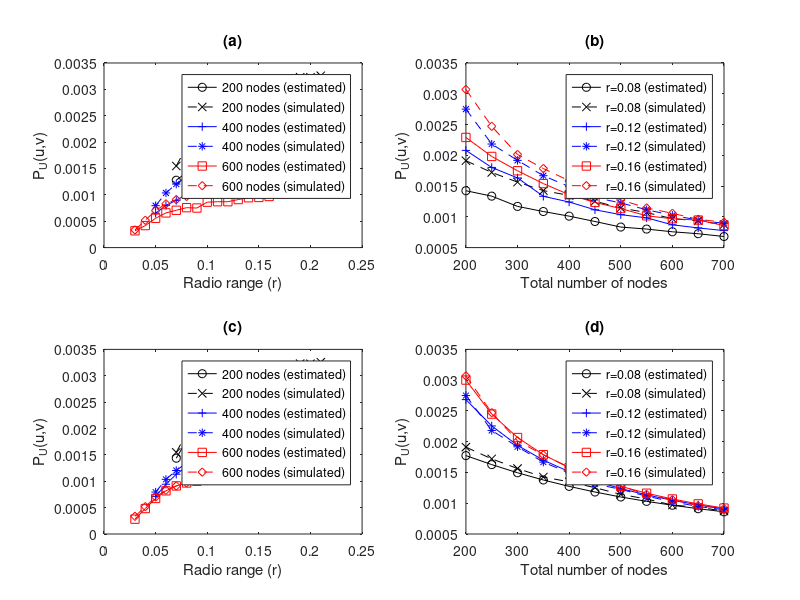

Write MATLAB code to recreate this figure.
% Generates figure ZBS-prob3
% Raw data from exp7.R

r200 = [0.07, 0.08, 0.09, 0.10, 0.11, 0.12, 0.13, 0.14, 0.15, 0.16, 0.17, 0.18, 0.19, 0.20, 0.21];
r250 = [0.07, 0.08, 0.09, 0.10, 0.11, 0.12, 0.13, 0.14, 0.15, 0.16, 0.17, 0.18, 0.19, 0.20, 0.21];
r300 = [0.06, 0.07, 0.08, 0.09, 0.10, 0.11, 0.12, 0.13, 0.14, 0.15, 0.16, 0.17, 0.18, 0.19, 0.20];
r350 = [0.06, 0.07, 0.08, 0.09, 0.10, 0.11, 0.12, 0.13, 0.14, 0.15, 0.16, 0.17, 0.18, 0.19, 0.20];
r400 = [0.05, 0.06, 0.07, 0.08, 0.09, 0.10, 0.11, 0.12, 0.13, 0.14, 0.15, 0.16, 0.17, 0.18, 0.19];
r450 = [0.05, 0.06, 0.07, 0.08, 0.09, 0.10, 0.11, 0.12, 0.13, 0.14, 0.15, 0.16, 0.17, 0.18, 0.19];
r500 = [0.04, 0.05, 0.06, 0.07, 0.08, 0.09, 0.10, 0.11, 0.12, 0.13, 0.14, 0.15, 0.16, 0.17, 0.18];
r550 = [0.04, 0.05, 0.06, 0.07, 0.08, 0.09, 0.10, 0.11, 0.12, 0.13, 0.14, 0.15, 0.16, 0.17, 0.18];
r600 = [0.03, 0.04, 0.05, 0.06, 0.07, 0.08, 0.09, 0.10, 0.11, 0.12, 0.13, 0.14, 0.15, 0.16, 0.17];
r650 = [0.03, 0.04, 0.05, 0.06, 0.07, 0.08, 0.09, 0.10, 0.11, 0.12, 0.13, 0.14, 0.15, 0.16, 0.17];
r700 = [0.02, 0.03, 0.04, 0.05, 0.06, 0.07, 0.08, 0.09, 0.10, 0.11, 0.12, 0.13, 0.14, 0.15, 0.16];

% R means Raw
P_U200R = [0.001547, 0.001912, 0.002234, 0.002450, 0.002666, 0.002750, 0.002903, 0.002946, 0.003055, 0.003069, 0.003042, 0.003108, 0.003230, 0.003228, 0.003258];
P_U250R = [0.001454, 0.001721, 0.001974, 0.002048, 0.002172, 0.002183, 0.002277, 0.002317, 0.002383, 0.002471, 0.002461, 0.002534, 0.002557, 0.002564, 0.002558];
P_U300R = [0.001155, 0.001373, 0.001564, 0.001747, 0.001838, 0.001911, 0.001917, 0.002004, 0.001985, 0.001981, 0.002013, 0.002021, 0.002085, 0.002148, 0.002152];
P_U350R = [0.001076, 0.001300, 0.001426, 0.001565, 0.001657, 0.001661, 0.001668, 0.001716, 0.001749, 0.001785, 0.001785, 0.001781, 0.001817, 0.001848, 0.001810];
P_U400R = [0.000795, 0.001036, 0.001204, 0.001348, 0.001477, 0.001489, 0.001494, 0.001491, 0.001499, 0.001508, 0.001542, 0.001586, 0.001598, 0.001619, 0.001623];
P_U450R = [0.000756, 0.000973, 0.001163, 0.001253, 0.001349, 0.001384, 0.001361, 0.001314, 0.001355, 0.001382, 0.001422, 0.001447, 0.001445, 0.001434, 0.001487];
P_U500R = [0.000548, 0.000746, 0.000902, 0.001030, 0.001144, 0.001255, 0.001276, 0.001210, 0.001226, 0.001236, 0.001228, 0.001249, 0.001275, 0.001264, 0.001236];
P_U550R = [0.000539, 0.000705, 0.000879, 0.000986, 0.001069, 0.001147, 0.001147, 0.001105, 0.001115, 0.001107, 0.001140, 0.001128, 0.001145, 0.001169, 0.001179];
P_U600R = [0.000335, 0.000518, 0.000702, 0.000830, 0.000911, 0.000970, 0.001043, 0.001010, 0.001030, 0.001025, 0.001032, 0.001027, 0.001029, 0.001057, 0.001051];
P_U650R = [0.000329, 0.000508, 0.000669, 0.000791, 0.000883, 0.000935, 0.000964, 0.000969, 0.000936, 0.000947, 0.000964, 0.000961, 0.000945, 0.000960, 0.000971];
P_U700R = [0.000160, 0.000325, 0.000504, 0.000644, 0.000739, 0.000802, 0.000873, 0.000882, 0.000889, 0.000898, 0.000894, 0.000905, 0.000876, 0.000888, 0.000911];

n_array = [200, 250, 300, 350, 400, 450, 500, 550, 600, 650, 700];

% R means Raw
P_U008R = [0.001912, 0.001721, 0.001564, 0.001426, 0.001348, 0.001253, 0.001144, 0.001069, 0.000970, 0.000935, 0.000873];
P_U012R = [0.002750, 0.002183, 0.001917, 0.001668, 0.001491, 0.001314, 0.001226, 0.001115, 0.001025, 0.000947, 0.000894];
P_U016R = [0.003069, 0.002471, 0.002013, 0.001785, 0.001586, 0.001447, 0.001275, 0.001145, 0.001057, 0.000960, 0.000911];

sigma = [	% From a.xls for k=1:60
1.148359264, 
1.24224756 ,
1.324327376,
1.398556399,
1.42577628 ,
1.478504988,
1.505300634,
1.530001634,
1.558994868,
1.589912891,
1.60128386 ,
1.616833943,
1.628118546,
1.644446715,
1.676978831,
1.68463824 ,
1.680960142,
1.692743631,
1.706021981,
1.714721552,
1.717018928,
1.728896469,
1.72663314 ,
1.738282773,
1.748649193,
1.75472391 ,
1.759416949,
1.760128688,
1.769109098,
1.770747582,
1.777577846,
1.779811226,
1.781213631,
1.788004754,
1.792861958,
1.793909139,
1.795260705,
1.798126247,
1.801043864,
1.805415465,
1.801571259,
1.811608401,
1.811076752,
1.819349059,
1.819215215,
1.820560353,
1.816816722,
1.825232314,
1.823967379,
1.82863501 ,
1.82863501 ,
1.827867063,
1.833320212,
1.832966721,
1.838617687,
1.839045133,
1.843507798,
1.843903197,
1.843646929,
1.848080355];

clf;
hold all;

% constants
a1 = -0.000124; a2 = 0.1304; b = 1.5356; c = 0.1745;

% n = 200, 400, 600
n = 200; P_U200 = 0; P_U200F = 0;
for i = 1:size(r200, 2)
	p = pi*r200(i)*r200(i);
	k = ceil(p*n)-1;
	sigmasq = sigma(k)*sigma(k);
	P_U200(i) = 8*(1-sigmasq)*acos(sigma(k)/2) + sigma(k)*(2+sigmasq)*sqrt(4-sigmasq);
	P_U200(i) = P_U200(i)*p/(4*pi*(4-sigmasq));	
end
for i = 1:size(r200, 2)
	lambda = (a1*n+a2)/(r200(i)^3) + b*n + c;
	tmp = (3*sqrt(3)-4*pi)*r200(i)*r200(i)*lambda;
	P_U200F(i) = (1+(1/6)*exp(tmp/6)*(-6+tmp))/lambda;
end

n = 400; P_U400 = 0; P_U400T = 0;
for i = 1:size(r400, 2)
	p = pi*r400(i)*r400(i);
	k = ceil(p*n)-1;
	sigmasq = sigma(k)*sigma(k);
	P_U400(i) = 8*(1-sigmasq)*acos(sigma(k)/2) + sigma(k)*(2+sigmasq)*sqrt(4-sigmasq);
	P_U400(i) = P_U400(i)*p/(4*pi*(4-sigmasq));	
end
for i = 1:size(r400, 2)
	lambda = (a1*n+a2)/(r400(i)^3) + b*n + c;
	tmp = (3*sqrt(3)-4*pi)*r400(i)*r400(i)*lambda;
	P_U400F(i) = (1+(1/6)*exp(tmp/6)*(-6+tmp))/lambda;
end

n = 600; P_U600 = 0; P_U600F = 0;
for i = 1:size(r600, 2)
	p = pi*r600(i)*r600(i);
	k = ceil(p*n)-1;
	sigmasq = sigma(k)*sigma(k);
	P_U600(i) = 8*(1-sigmasq)*acos(sigma(k)/2) + sigma(k)*(2+sigmasq)*sqrt(4-sigmasq);
	P_U600(i) = P_U600(i)*p/(4*pi*(4-sigmasq));	
end
for i = 1:size(r600, 2)
	lambda = (a1*n+a2)/(r600(i)^3) + b*n + c;
	tmp = (3*sqrt(3)-4*pi)*r600(i)*r600(i)*lambda;
	P_U600F(i) = (1+(1/6)*exp(tmp/6)*(-6+tmp))/lambda;
end

subplot(2,2,1);
plot(r200, P_U200,  'ko-', ...
	 r200, P_U200R, 'kx--', ...
	 r400, P_U400,  'b+-', ...
	 r400, P_U400R, 'b*--', ...	 
	 r600, P_U600,  'rs-', ...
	 r600, P_U600R, 'rd--');
title('(a)')
xlabel('Radio range (r)');
ylabel('P_U(u,v)');
legend('200 nodes (estimated)', '200 nodes (simulated)', ...
	   '400 nodes (estimated)', '400 nodes (simulated)', ...
	   '600 nodes (estimated)', '600 nodes (simulated)');

subplot(2,2,3);
plot(r200, P_U200F, 'ko-', ...
	 r200, P_U200R, 'kx--', ...
	 r400, P_U400F, 'b+-', ...
	 r400, P_U400R, 'b*--', ...	 
	 r600, P_U600F, 'rs-', ...
	 r600, P_U600R, 'rd--');
title('(c)')
xlabel('Radio range (r)');
ylabel('P_U(u,v)');
legend('200 nodes (estimated)', '200 nodes (simulated)', ...
	   '400 nodes (estimated)', '400 nodes (simulated)', ...
	   '600 nodes (estimated)', '600 nodes (simulated)');	   

%~~~~~~~~~~~~~~~~~~~~~~~~~~~~~~~~~~~~~~~~~~~~~~~~~~~~~~~~~~~~~~~~~~~~~~~~~~~~~~~~~~~~~
% r = 0.08, 0.12, 0.16
r = 0.08; P_U008 = 0; PU008F = 0;
for i = 1:size(n_array, 2)
	p = pi*r*r;
	k = ceil(p*n_array(i))-1;
	sigmasq = sigma(k)*sigma(k);
	P_U008(i) = 8*(1-sigmasq)*acos(sigma(k)/2) + sigma(k)*(2+sigmasq)*sqrt(4-sigmasq);
	P_U008(i) = P_U008(i)*p/(4*pi*(4-sigmasq));
end
for i = 1:size(n_array, 2)
	lambda = (a1*n_array(i)+a2)/(r^3) + b*n_array(i) + c;
	tmp = (3*sqrt(3)-4*pi)*r*r*lambda;
	P_U008F(i) = (1+(1/6)*exp(tmp/6)*(-6+tmp))/lambda;
end

r = 0.12; P_U012 = 0; P_U012F = 0;
for i = 1:size(n_array, 2)
	p = pi*r*r;
	k = ceil(p*n_array(i))-1;
	sigmasq = sigma(k)*sigma(k);
	P_U012(i) = 8*(1-sigmasq)*acos(sigma(k)/2) + sigma(k)*(2+sigmasq)*sqrt(4-sigmasq);
	P_U012(i) = P_U012(i)*p/(4*pi*(4-sigmasq));	
end
for i = 1:size(n_array, 2)
	lambda = (a1*n_array(i)+a2)/(r^3) + b*n_array(i) + c;
	tmp = (3*sqrt(3)-4*pi)*r*r*lambda;
	P_U012F(i) = (1+(1/6)*exp(tmp/6)*(-6+tmp))/lambda;
end

r = 0.16; P_U016 = 0;
for i = 1:size(n_array, 2)
	p = pi*r*r;
	k = ceil(p*n_array(i))-1;
	sigmasq = sigma(k)*sigma(k);
	P_U016(i) = 8*(1-sigmasq)*acos(sigma(k)/2) + sigma(k)*(2+sigmasq)*sqrt(4-sigmasq);
	P_U016(i) = P_U016(i)*p/(4*pi*(4-sigmasq));	
end
for i = 1:size(n_array, 2)
	lambda = (a1*n_array(i)+a2)/(r^3) + b*n_array(i) + c;
	tmp = (3*sqrt(3)-4*pi)*r*r*lambda;
	P_U016F(i) = (1+(1/6)*exp(tmp/6)*(-6+tmp))/lambda;
end

subplot(2,2,2);
plot(n_array, P_U008,  'ko-', ...
	 n_array, P_U008R, 'kx--', ...
	 n_array, P_U012,  'b+-', ...
	 n_array, P_U012R, 'b*--', ...
	 n_array, P_U016,  'rs-', ...
	 n_array, P_U016R, 'rd--');
title('(b)')	 
xlabel('Total number of nodes');
ylabel('P_U(u,v)');
legend('r=0.08 (estimated)', 'r=0.08 (simulated)', ...
	   'r=0.12 (estimated)', 'r=0.12 (simulated)', ...
	   'r=0.16 (estimated)', 'r=0.16 (simulated)');

subplot(2,2,4);
plot(n_array, P_U008F, 'ko-', ...
	 n_array, P_U008R, 'kx--', ...
	 n_array, P_U012F, 'b+-', ...
	 n_array, P_U012R, 'b*--', ...
	 n_array, P_U016F, 'rs-', ...
	 n_array, P_U016R, 'rd--');
title('(d)')	 
xlabel('Total number of nodes');
ylabel('P_U(u,v)');
legend('r=0.08 (estimated)', 'r=0.08 (simulated)', ...
	   'r=0.12 (estimated)', 'r=0.12 (simulated)', ...
	   'r=0.16 (estimated)', 'r=0.16 (simulated)');	   
